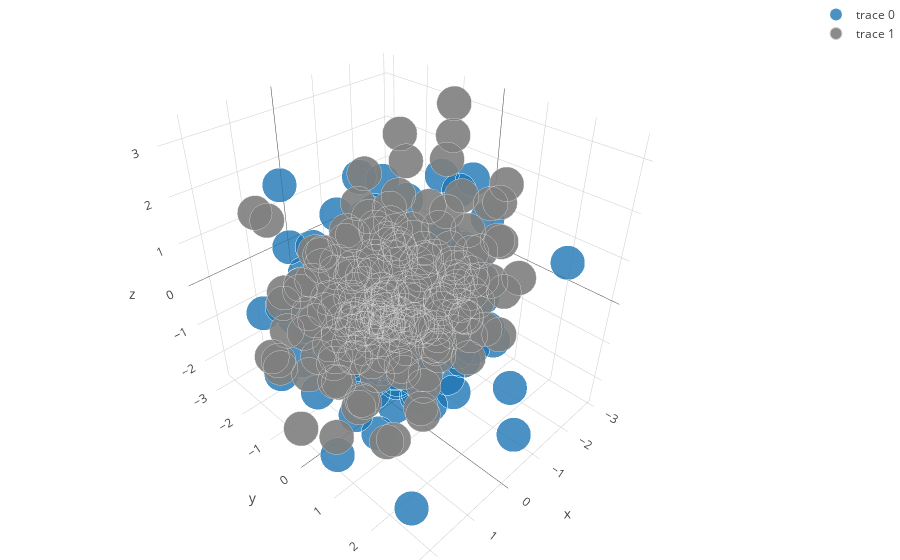

Notebook cell for this chart:
### Code cell
import plotly as py
import plotly.graph_objs as go

py.offline.init_notebook_mode(connected=True)
import numpy as np

x, y, z = np.random.multivariate_normal(np.array([0,0,0]), np.eye(3), 200).transpose()
trace1 = go.Scatter3d(
    x=x,
    y=y,
    z=z,
    mode='markers',
    marker=dict(
        size=12,
        line=dict(
            color='rgba(217, 217, 217, 0.14)',
            width=0.5
        ),
        opacity=0.8
    )
)

x2, y2, z2 = np.random.multivariate_normal(np.array([0,0,0]), np.eye(3), 200).transpose()
trace2 = go.Scatter3d(
    x=x2,
    y=y2,
    z=z2,
    mode='markers',
    marker=dict(
        color='rgb(127, 127, 127)',
        size=12,
        symbol='circle',
        line=dict(
            color='rgb(204, 204, 204)',
            width=1
        ),
        opacity=0.9
    )
)
data = [trace1, trace2]
layout = go.Layout(
    margin=dict(
        l=0,
        r=0,
        b=0,
        t=0
    )
)
fig = go.Figure(data=data, layout=layout)
py.offline.iplot(fig, filename='simple-3d-scatter')

### Figure 1 — Plotly figure (JSON) as saved in the notebook; plotly's stock layout.template omitted (floating-point values rounded to 4 significant figures; data arrays with more than 128 entries replaced by an {"elided": "..."} marker saying what was removed)
{"data": [{"marker": {"line": {"color": "rgba(217, 217, 217, 0.14)", "width": 0.5}, "opacity": 0.8, "size": 12}, "mode": "markers", "type": "scatter3d", "x": {"elided": "200 float values"}, "y": {"elided": "200 float values"}, "z": {"elided": "200 float values"}}, {"marker": {"color": "rgb(127, 127, 127)", "line": {"color": "rgb(204, 204, 204)", "width": 1}, "opacity": 0.9, "size": 12, "symbol": "circle"}, "mode": "markers", "type": "scatter3d", "x": {"elided": "200 float values"}, "y": {"elided": "200 float values"}, "z": {"elided": "200 float values"}}], "layout": {"margin": {"b": 0, "l": 0, "r": 0, "t": 0}}}
